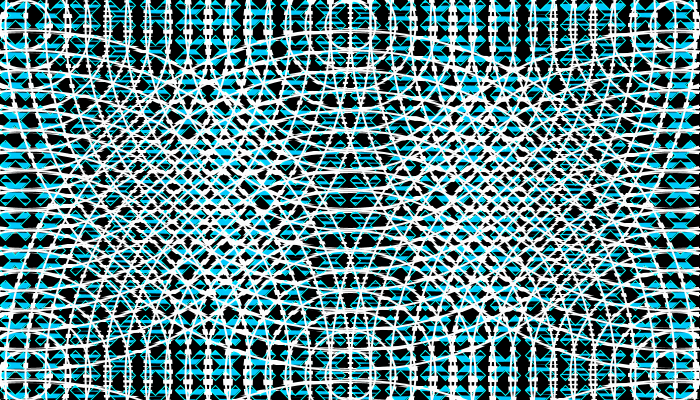
Frame 1 (no input)
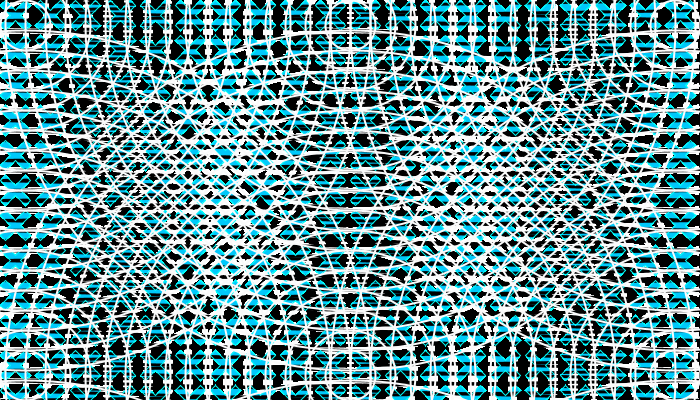
Frame 60 (the mouse pressed at the canvas centre just before this capture)
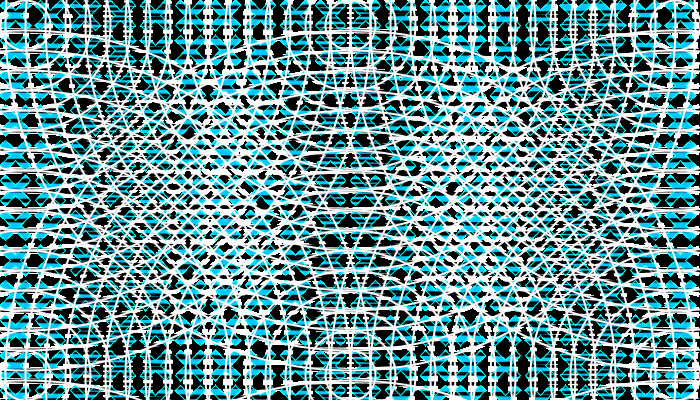
Frame 120 (the mouse held since frame 60 and released just before this capture)

The Processing sketch that drew these frames (run headless with seeded random() and noise(); from frame 60 on, the mouse is pressed at the canvas centre):

// Processing sketch: processing_70207
// ── processing_70207.pde

void setup(){
  size(700,400);
  background(0);
}

void draw(){
// ARCOS
noFill();
strokeWeight(5);
stroke(255);
for(int d1=50;d1<700;d1=d1+40){
    for(int p2x=25;p2x<=800;p2x=p2x+325)
    for(int p2y=25;p2y<=800;p2y=p2y+350)
      ellipse(p2x,p2y,d1,d1);
}
//FOMRA X
noStroke();
strokeWeight(2);
fill(0,200,250);
for(int p1x=-30;p1x<700;p1x=p1x+35){
  for(int p1y=-25;p1y<700;p1y=p1y+35){
  beginShape();
vertex(30+p1x,30+p1y);vertex(35+p1x,25+p1y);vertex(45+p1x,35+p1y);//medio
vertex(55+p1x,25+p1y);vertex(60+p1x,30+p1y);vertex(50+p1x,40+p1y);//medio
vertex(60+p1x,50+p1y);vertex(55+p1x,55+p1y);vertex(45+p1x,45+p1y);//medio
vertex(35+p1x,55+p1y);vertex(30+p1x,50+p1y);vertex(40+p1x,40+p1y);//medio
endShape(CLOSE);
  }
}
//TRIANGULOS
noFill();
int y2=-10;
stroke(0);
strokeWeight(3);
for(int pty=0;pty<700;pty=pty+10){
  for(int p=30;p<700;p=p+800)
  triangle(-30+p,0+pty,700,y2+pty,700,20+pty);
}
//FOMRA X2
noFill();
strokeWeight(1);
stroke(0,255,250);
for(int p1x=-30;p1x<700;p1x=p1x+35){
  for(int p1y=-25;p1y<700;p1y=p1y+35){
  beginShape();
vertex(30+p1x,30+p1y);vertex(35+p1x,25+p1y);vertex(45+p1x,35+p1y);//medio
vertex(55+p1x,25+p1y);vertex(60+p1x,30+p1y);vertex(50+p1x,40+p1y);//medio
vertex(60+p1x,50+p1y);vertex(55+p1x,55+p1y);vertex(45+p1x,45+p1y);//medio
vertex(35+p1x,55+p1y);vertex(30+p1x,50+p1y);vertex(40+p1x,40+p1y);//medio
endShape(CLOSE);
  }
}
// ARCOS2
noFill();
strokeWeight(2);
stroke(250);
for(int d1=50;d1<700;d1=d1+40){
  for(int p2x=25;p2x<=800;p2x=p2x+325)
  for(int p2y=25;p2y<=800;p2y=p2y+350)
        ellipse(p2x,p2y,d1,d1);
}
}
